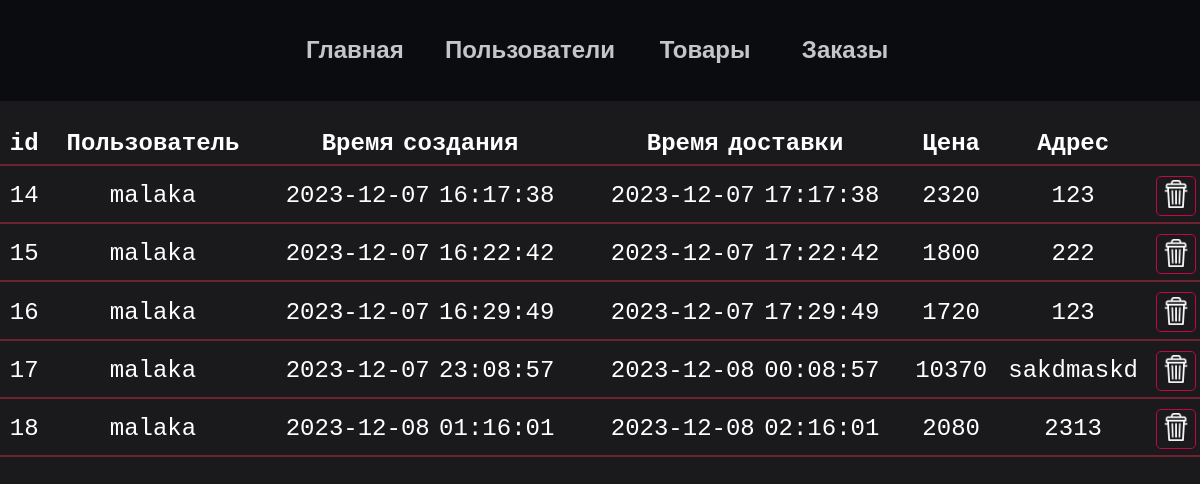
Screenshot of /BGClub/admin/orders.php (signed in) with the database file from the repository.
### tables this page shows
CREATE TABLE `orders` (
  `order_id` int(11) NOT NULL,
  `user_id` int(11) DEFAULT NULL,
  `order_creation_date` datetime DEFAULT NULL,
  `order_arrival_date` datetime DEFAULT NULL,
  `price` int(11) DEFAULT NULL,
  `addres` text
);

CREATE TABLE `users` (
  `user_id` int(6) NOT NULL,
  `login` varchar(255) NOT NULL,
  `password` varchar(255) NOT NULL,
  `first_name` varchar(255) NOT NULL,
  `last_name` varchar(255) NOT NULL,
  `email` varchar(255) NOT NULL,
  `is_admin` int(1) NOT NULL
);

### BGClub/admin/orders.php (the view, shortened to what this page needs)
<?php
    include('../database_conn.php');
    $query = "SELECT order_id, u.login as user, order_creation_date, order_arrival_date, price, addres
              FROM orders as o INNER JOIN users as u ON o.user_id = u.user_id";
    $result = mysqli_query($link,$query);
    $orders_arr = [];
    while ($order = mysqli_fetch_array($result)) {
        $orders_arr[$order['order_id']] = $order;
    }
?>
<!DOCTYPE html>
<html>
<head>
    <link rel='stylesheet' type='text/css' media='screen' href='../css/reset.css'>
    <link rel='stylesheet' type='text/css' media='screen' href='../css/admins.css'>
</head>
<body>
<?php
        include("header.php");
    ?>
    <main id='items-page'>
        <div class='main-content'>
            <table>
                <tr class='col_names'>
                    <td>id</td>
                    <td>Пользователь</td>
                    <td>Время создания</td>
                    <td>Время доставки</td>
                    <td>Цена</td>
                    <td>Адрес</td>
                </tr>
                <?php
                    foreach ($orders_arr as $order_id => $order) {
                        echo "<tr>
                        <td>{$order_id}</td>
                        <td>{$order['user']}</td>
                        <td>{$order['order_creation_date']}</td>
                        <td>{$order['order_arrival_date']}</td>
                        <td>{$order['price']}</td>
                        <td>{$order['addres']}</td>
                        <td><form action='/admin/orders.php' method='POST'><button type='submit' name='order_id' value='{$order_id}'><img src='../images/bin.png'></button></form></td>
                    </tr>";
                    }
                ?>
            </table>
        </div>
    </main>
</body>
</html>

### BGClub/css/admins.css (style rules this page uses)
body { margin: 0; min-width: 400px; font-size: 24px; font-family: 'Courier New', Courier, monospace; word-spacing: -5px; background-color: #1A1A1D; color: white; }
main { max-width: 1400px; margin: 0 auto; padding-top: 100px; min-height: 500px; padding-bottom: 100px; }
.main-content { padding-top: 20px; width: 100%; display: flex; flex-direction: column; gap: 10px; }
.main-content table { width: 100%; }
.main-content tr { border-bottom: #6F2232 solid 2px; }
.main-content td { padding: 10px 0px 5px 0px; text-align: center; vertical-align: middle; box-sizing: border-box; max-width: 350px; min-width: 40px; }
.main-content .col_names { font-weight: bold; }
.main-content td button { padding-block: 0px; padding-inline: 0px; width: 40px; height: 40px; border: #C3073F 1px solid; border-radius: 5px; background-color: #1A1A1D; }
.main-content td button img { width: 28px; height: 28px; }

### rows the page displays
orders: order_id "14", user.login "malaka", order_creation_date "2023-12-07 16:17:38", order_arrival_date "2023-12-07 17:17:38", price "2320", addres "123"
orders: order_id "15", user.login "malaka", order_creation_date "2023-12-07 16:22:42", order_arrival_date "2023-12-07 17:22:42", price "1800", addres "222"
orders: order_id "16", user.login "malaka", order_creation_date "2023-12-07 16:29:49", order_arrival_date "2023-12-07 17:29:49", price "1720", addres "123"
orders: order_id "17", user.login "malaka", order_creation_date "2023-12-07 23:08:57", order_arrival_date "2023-12-08 00:08:57", price "10370", addres "sakdmaskd"
orders: order_id "18", user.login "malaka", order_creation_date "2023-12-08 01:16:01", order_arrival_date "2023-12-08 02:16:01", price "2080", addres "2313"

### other values shown
$title "Главная"
$title "Пользователи"
$title "Товары"
$title "Заказы"
